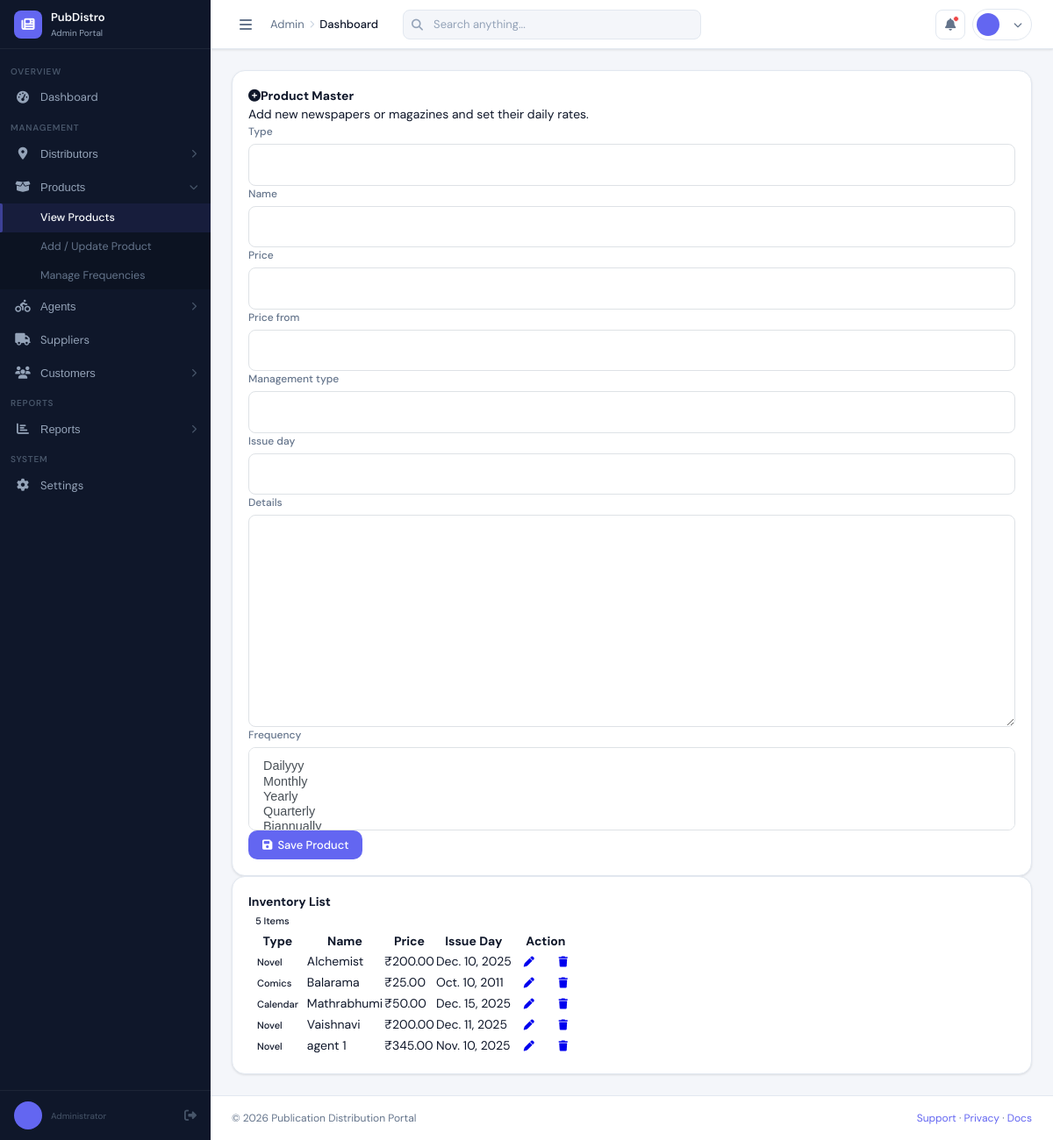
The page /admin_panel/product/ on the database its author committed.
### admin_panel/models.py (models this page shows, shortened)
class Frequency(models.Model):
    frequency = models.CharField(max_length=20)
    def __str__(self):
        return self.frequency

class Product(models.Model):
    type = models.CharField(max_length=50)
    name = models.CharField(max_length=50)
    price = models.DecimalField(max_digits=10, decimal_places=2)
    price_from = models.CharField(max_length=20)
    management_type = models.CharField(max_length=50)
    issue_day = models.DateField()
    details = models.TextField()
    frequency = models.ManyToManyField(Frequency, blank=True)

### admin_panel/views.py (the view)
# urls.py: path('product/', views.product_list_create_update, name='product_list'),
def product_list_create_update(request, id=None):
    obj = get_object_or_404(Product, id=id) if id else None
    form = ProductForm(request.POST or None, instance=obj)
    if request.method == "POST" and form.is_valid():
        form.save()
        return redirect('product_list')
    data = Product.objects.all()
    return render(request, 'product_list_form.html', {
        'form': form,
        'data': data
    })

### admin_panel/forms.py
class ProductForm(forms.ModelForm):
    class Meta:
        model = Product
        fields = '__all__'

### templates/product_list_form.html (shortened to what this page needs)
{% extends 'adminheader.html' %}
{% block content %}
<div class="container-fluid py-4">
    <div class="row">
        <div class="col-xl-5 col-lg-6 mb-4">
            <div class="card shadow-sm border-0" style="border-radius: 15px;">
                <div class="card-body p-4">
                    <h4 class="fw-bold text-primary mb-2">
                        <i class="fas fa-plus-circle me-2"></i>Product Master
                    </h4>
                    <p class="text-muted small mb-4">Add new newspapers or magazines and set their daily rates.</p>
                    <form method="POST" class="admin-form">
                        <div class="row g-3">
                            {% for field in form %}
                            <div class="col-md-6 mb-2">
                                <label class="form-label fw-bold small text-muted">{{ field.label }}</label>
                                <div class="custom-field">
                                    {{ field }}
                                </div>
                            </div>
                            {% endfor %}
                        </div>
                        <div class="mt-4">
                            <button type="submit" class="btn btn-primary btn-lg w-100 shadow-0 py-3" style="border-radius: 10px;">
                                <i class="fas fa-save me-2"></i>Save Product
                            </button>
                        </div>
                    </form>
                </div>
            </div>
        </div>
        <div class="col-xl-7 col-lg-6">
            <div class="card shadow-sm border-0" style="border-radius: 15px;">
                <div class="card-body p-4">
                    <div class="d-flex justify-content-between align-items-center mb-4">
                        <h4 class="fw-bold m-0 text-dark">Inventory List</h4>
                        <span class="badge rounded-pill bg-primary px-3 py-2">{{ data|length }} Items</span>
                    </div>
                    <div class="table-responsive" style="max-height: 70vh; overflow-y: auto;">
                        <table class="table table-hover align-middle">
                            <thead class="sticky-top bg-white" style="z-index: 1;">
                                <tr class="text-primary border-bottom border-primary">
                                    <th class="fw-bold py-3">Type</th>
                                    <th class="fw-bold py-3">Name</th>
                                    <th class="fw-bold py-3">Price</th>
                                    <th class="fw-bold py-3">Issue Day</th>
                                    <th class="fw-bold py-3 text-center">Action</th>
                                </tr>
                            </thead>
                            <tbody>
                                {% for i in data %}
                                <tr>
                                    <td>
                                        <span class="badge rounded-pill {% if i.type|lower == 'novel' %}bg-warning text-dark{% elif i.type|lower == 'comics' %}bg-info{% else %}bg-secondary{% endif %} px-3">
                                            {{ i.type }}
                                        </span>
                                    </td>
                                    <td class="fw-bold text-dark">{{ i.name }}</td>
                                    <td class="text-dark fw-semibold">₹{{ i.price }}</td>
                                    <td class="text-muted small">{{ i.issue_day }}</td>
                                    <td class="text-center">
                                        <div class="d-flex justify-content-center gap-2">
                                            <a href="{% url 'product_edit' i.id %}" class="btn btn-sm btn-outline-primary border-1" title="Edit">
                                                <i class="fas fa-pen"></i>
                                            </a>
                                            <a href="{% url 'product_delete' i.id %}" class="btn btn-sm btn-outline-danger border-1" title="Delete">
                                                <i class="fas fa-trash"></i>
                                            </a>
                                        </div>
                                    </td>
                                </tr>
                                {% empty %}
                                <tr>
                                    <td colspan="5" class="text-center py-5 text-muted">No products found.</td>
                                </tr>
                                {% endfor %}
                            </tbody>
                        </table>
                    </div>
                </div>
            </div>
        </div>
    </div>
</div>
{% endblock %}

### templates/adminheader.html (style rules this page uses)
*, *::before, *::after { box-sizing: border-box; margin: 0; padding: 0; }
:root { --sidebar-w: 240px; --sidebar-col-w: 64px; --topbar-h: 56px; --bg: #F4F6FA; --sidebar-bg: #0F172A; --sidebar-text: #94A3B8; --sidebar-hover: rgba(255,255,255,.05); --sidebar-active: #1E293B; --accent: #6366F1; --accent-light: #EEF2FF; --card: #FFFFFF; --text: #0F172A; --text-2: #64748B; --border: #E2E8F0; --shadow: 0 1px 3px rgba(0,0,0,.07),0 1px 2px rgba(0,0,0,.04); --radius: 10px; }
body { font-family:'DM Sans',sans-serif; background:var(--bg); color:var(--text); font-size:14px; line-height:1.5; display:flex; min-height:100vh; }
.card { background:var(--card); border:1px solid var(--border); border-radius:var(--radius); box-shadow:var(--shadow); }
.card-body { padding:18px; }
.badge { display:inline-block; padding:2px 8px; border-radius:20px; font-size:11px; font-weight:500; }
.btn { display:inline-flex; align-items:center; gap:6px; padding:8px 16px; border-radius:8px; font-size:13px; font-weight:500; font-family:'DM Sans',sans-serif; cursor:pointer; border:none; text-decoration:none; transition:opacity .12s,transform .1s; }
.btn-primary { background:var(--accent); color:#fff; }
.btn-sm { padding:5px 12px; font-size:12px; }
.form-label { display:block; font-size:12px; font-weight:500; color:var(--text-2); margin-bottom:5px; }

### templates/product_list_form.html (style rules this page uses)
.custom-field input, .custom-field select, .custom-field textarea { display: block; width: 100%; padding: 0.75rem 1rem; font-size: 0.9rem; font-weight: 400; line-height: 1.5; color: #495057; background-color: #fff; border: 1px solid #dee2e6; border-radius: 8px; transition: border-color 0.15s ease-in-out, box-shadow 0.15s ease-in-out; }

### rows shown on the page
Frequency: form "Dailyyy / Monthly / Yearly / Quarterly"
Product: type "Novel", name "Alchemist", price "200.00", issue_day "Dec. 10, 2025"
Product: type "Comics", name "Balarama", price "25.00", issue_day "Oct. 10, 2011"
Product: type "Calendar", name "Mathrabhumi", price "50.00", issue_day "Dec. 15, 2025"
Product: type "Novel", name "Vaishnavi", price "200.00", issue_day "Dec. 11, 2025"
Product: type "Novel", name "agent 1", price "345.00", issue_day "Nov. 10, 2025"

### other values the page prints
{{ field.label }} "Type" "Name" "Price" "Price from" "Management type" "Issue day" "Details" "Frequency"
{{ data|length }} "5"
